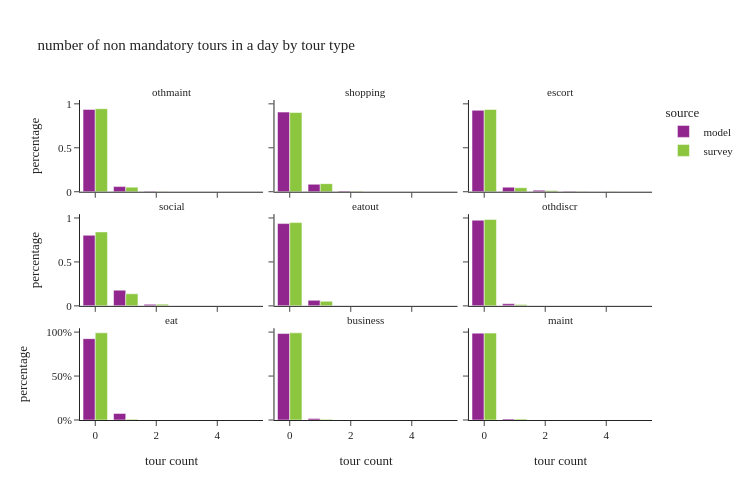

Notebook code for this chart:
### Code cell
def plot_num_nonmand_tourtype(data, title):
    df_plot = pd.DataFrame()

    for type in non_mandatory_types:
        # calculate sample size and percentages
        df = data.groupby(['source', type], observed=True).\
            agg(sample_size=('person_weight', 'size'),
                weighted_sum=('person_weight', 'sum')).reset_index().\
            rename(columns={type: 'tour count'})
        
        df['percentage'] = df.groupby('source', group_keys=False, observed=True)['weighted_sum']. \
            apply(lambda x: x / float(x.sum()))
        df['tour type'] = type

        df_plot = pd.concat([df_plot,df])
     
    fig = px.bar(df_plot, x='tour count', y='percentage', color="source",barmode="group",
                 hover_data=["sample_size"],
                 facet_col='tour type', facet_col_wrap=3, orientation='v',
                 title=title)
    fig.for_each_annotation(lambda a: a.update(text = a.text.split("=")[-1]))
    fig.update_layout(height=500, width=750)
    fig.update_layout(yaxis1=dict(tickformat=".0%"), yaxis2=dict(tickformat=".0%"))

    fig.show()

plot_num_nonmand_tourtype(per_data, "number of non mandatory tours in a day by tour type")

### Figure 1 — Plotly figure (JSON) as saved in the notebook; plotly's stock layout.template omitted (floating-point values rounded to 4 significant figures)
{"data": [{"alignmentgroup": "True", "customdata": [[4079824], [255142], [20087], [952], [4]], "hovertemplate": "source=model<br>tour type=othmaint<br>tour count=%{x}<br>percentage=%{y}<br>sample_size=%{customdata[0]}<extra></extra>", "legendgroup": "model", "marker": {"color": "#91268F", "pattern": {"shape": ""}}, "name": "model", "offsetgroup": "model", "orientation": "v", "showlegend": true, "textposition": "auto", "type": "bar", "x": [0.0, 1.0, 2.0, 3.0, 4.0], "xaxis": "x7", "y": [0.9366, 0.05857, 0.004611, 0.0002185, 9.183e-07], "yaxis": "y7"}, {"alignmentgroup": "True", "customdata": [[3945532], [369705], [39293], [1477], [2]], "hovertemplate": "source=model<br>tour type=shopping<br>tour count=%{x}<br>percentage=%{y}<br>sample_size=%{customdata[0]}<extra></extra>", "legendgroup": "model", "marker": {"color": "#91268F", "pattern": {"shape": ""}}, "name": "model", "offsetgroup": "model", "orientation": "v", "showlegend": false, "textposition": "auto", "type": "bar", "x": [0.0, 1.0, 2.0, 3.0, 4.0], "xaxis": "x8", "y": [0.9058, 0.08487, 0.00902, 0.0003391, 4.591e-07], "yaxis": "y8"}, {"alignmentgroup": "True", "customdata": [[4034669], [227124], [75409], [18807]], "hovertemplate": "source=model<br>tour type=escort<br>tour count=%{x}<br>percentage=%{y}<br>sample_size=%{customdata[0]}<extra></extra>", "legendgroup": "model", "marker": {"color": "#91268F", "pattern": {"shape": ""}}, "name": "model", "offsetgroup": "model", "orientation": "v", "showlegend": false, "textposition": "auto", "type": "bar", "x": [0.0, 1.0, 2.0, 3.0], "xaxis": "x9", "y": [0.9262, 0.05214, 0.01731, 0.004317], "yaxis": "y9"}, {"alignmentgroup": "True", "customdata": [[3499346], [779158], [74703], [2798], [4]], "hovertemplate": "source=model<br>tour type=social<br>tour count=%{x}<br>percentage=%{y}<br>sample_size=%{customdata[0]}<extra></extra>", "legendgroup": "model", "marker": {"color": "#91268F", "pattern": {"shape": ""}}, "name": "model", "offsetgroup": "model", "orientation": "v", "showlegend": false, "textposition": "auto", "type": "bar", "x": [0.0, 1.0, 2.0, 3.0, 4.0], "xaxis": "x4", "y": [0.8033, 0.1789, 0.01715, 0.0006423, 9.183e-07], "yaxis": "y4"}, {"alignmentgroup": "True", "customdata": [[4078086], [274446], [3442], [35]], "hovertemplate": "source=model<br>tour type=eatout<br>tour count=%{x}<br>percentage=%{y}<br>sample_size=%{customdata[0]}<extra></extra>", "legendgroup": "model", "marker": {"color": "#91268F", "pattern": {"shape": ""}}, "name": "model", "offsetgroup": "model", "orientation": "v", "showlegend": false, "textposition": "auto", "type": "bar", "x": [0.0, 1.0, 2.0, 3.0], "xaxis": "x5", "y": [0.9362, 0.063, 0.0007902, 8.035e-06], "yaxis": "y5"}, {"alignmentgroup": "True", "customdata": [[4245157], [102275], [8249], [328]], "hovertemplate": "source=model<br>tour type=othdiscr<br>tour count=%{x}<br>percentage=%{y}<br>sample_size=%{customdata[0]}<extra></extra>", "legendgroup": "model", "marker": {"color": "#91268F", "pattern": {"shape": ""}}, "name": "model", "offsetgroup": "model", "orientation": "v", "showlegend": false, "textposition": "auto", "type": "bar", "x": [0.0, 1.0, 2.0, 3.0], "xaxis": "x6", "y": [0.9746, 0.02348, 0.001894, 7.53e-05], "yaxis": "y6"}, {"alignmentgroup": "True", "customdata": [[4031988], [323975], [46]], "hovertemplate": "source=model<br>tour type=eat<br>tour count=%{x}<br>percentage=%{y}<br>sample_size=%{customdata[0]}<extra></extra>", "legendgroup": "model", "marker": {"color": "#91268F", "pattern": {"shape": ""}}, "name": "model", "offsetgroup": "model", "orientation": "v", "showlegend": false, "textposition": "auto", "type": "bar", "x": [0.0, 1.0, 2.0], "xaxis": "x", "y": [0.9256, 0.07437, 1.056e-05], "yaxis": "y"}, {"alignmentgroup": "True", "customdata": [[4284971], [68860], [2175], [3]], "hovertemplate": "source=model<br>tour type=business<br>tour count=%{x}<br>percentage=%{y}<br>sample_size=%{customdata[0]}<extra></extra>", "legendgroup": "model", "marker": {"color": "#91268F", "pattern": {"shape": ""}}, "name": "model", "offsetgroup": "model", "orientation": "v", "showlegend": false, "textposition": "auto", "type": "bar", "x": [0.0, 1.0, 2.0, 3.0], "xaxis": "x2", "y": [0.9837, 0.01581, 0.0004993, 6.887e-07], "yaxis": "y2"}, {"alignmentgroup": "True", "customdata": [[4305042], [50963], [4]], "hovertemplate": "source=model<br>tour type=maint<br>tour count=%{x}<br>percentage=%{y}<br>sample_size=%{customdata[0]}<extra></extra>", "legendgroup": "model", "marker": {"color": "#91268F", "pattern": {"shape": ""}}, "name": "model", "offsetgroup": "model", "orientation": "v", "showlegend": false, "textposition": "auto", "type": "bar", "x": [0.0, 1.0, 2.0], "xaxis": "x3", "y": [0.9883, 0.0117, 9.183e-07], "yaxis": "y3"}, {"alignmentgroup": "True", "customdata": [[7075], [451], [34], [1]], "hovertemplate": "source=survey<br>tour type=othmaint<br>tour count=%{x}<br>percentage=%{y}<br>sample_size=%{customdata[0]}<extra></extra>", "legendgroup": "survey", "marker": {"color": "#8CC63E", "pattern": {"shape": ""}}, "name": "survey", "offsetgroup": "survey", "orientation": "v", "showlegend": true, "textposition": "auto", "type": "bar", "x": [0.0, 1.0, 2.0, 3.0], "xaxis": "x7", "y": [0.9446, 0.05224, 0.003081, 5.696e-05], "yaxis": "y7"}, {"alignmentgroup": "True", "customdata": [[6730], [772], [57], [2]], "hovertemplate": "source=survey<br>tour type=shopping<br>tour count=%{x}<br>percentage=%{y}<br>sample_size=%{customdata[0]}<extra></extra>", "legendgroup": "survey", "marker": {"color": "#8CC63E", "pattern": {"shape": ""}}, "name": "survey", "offsetgroup": "survey", "orientation": "v", "showlegend": false, "textposition": "auto", "type": "bar", "x": [0.0, 1.0, 2.0, 3.0], "xaxis": "x8", "y": [0.9011, 0.09216, 0.006693, 1.861e-05], "yaxis": "y8"}, {"alignmentgroup": "True", "customdata": [[7117], [319], [110], [9], [5], [1]], "hovertemplate": "source=survey<br>tour type=escort<br>tour count=%{x}<br>percentage=%{y}<br>sample_size=%{customdata[0]}<extra></extra>", "legendgroup": "survey", "marker": {"color": "#8CC63E", "pattern": {"shape": ""}}, "name": "survey", "offsetgroup": "survey", "orientation": "v", "showlegend": false, "textposition": "auto", "type": "bar", "x": [0.0, 1.0, 2.0, 3.0, 4.0, 5.0], "xaxis": "x9", "y": [0.9357, 0.0458, 0.01408, 0.001919, 0.002437, 1.839e-05], "yaxis": "y9"}, {"alignmentgroup": "True", "customdata": [[6165], [1187], [179], [21], [8], [1]], "hovertemplate": "source=survey<br>tour type=social<br>tour count=%{x}<br>percentage=%{y}<br>sample_size=%{customdata[0]}<extra></extra>", "legendgroup": "survey", "marker": {"color": "#8CC63E", "pattern": {"shape": ""}}, "name": "survey", "offsetgroup": "survey", "orientation": "v", "showlegend": false, "textposition": "auto", "type": "bar", "x": [0.0, 1.0, 2.0, 3.0, 4.0, 5.0], "xaxis": "x4", "y": [0.8414, 0.1368, 0.01946, 0.001502, 0.0009077, 6.5e-06], "yaxis": "y4"}, {"alignmentgroup": "True", "customdata": [[7147], [395], [19]], "hovertemplate": "source=survey<br>tour type=eatout<br>tour count=%{x}<br>percentage=%{y}<br>sample_size=%{customdata[0]}<extra></extra>", "legendgroup": "survey", "marker": {"color": "#8CC63E", "pattern": {"shape": ""}}, "name": "survey", "offsetgroup": "survey", "orientation": "v", "showlegend": false, "textposition": "auto", "type": "bar", "x": [0.0, 1.0, 2.0], "xaxis": "x5", "y": [0.9476, 0.05195, 0.000423], "yaxis": "y5"}, {"alignmentgroup": "True", "customdata": [[7451], [104], [5], [1]], "hovertemplate": "source=survey<br>tour type=othdiscr<br>tour count=%{x}<br>percentage=%{y}<br>sample_size=%{customdata[0]}<extra></extra>", "legendgroup": "survey", "marker": {"color": "#8CC63E", "pattern": {"shape": ""}}, "name": "survey", "offsetgroup": "survey", "orientation": "v", "showlegend": false, "textposition": "auto", "type": "bar", "x": [0.0, 1.0, 2.0, 3.0], "xaxis": "x6", "y": [0.9823, 0.0161, 0.001463, 0.0001581], "yaxis": "y6"}, {"alignmentgroup": "True", "customdata": [[7482], [77], [2]], "hovertemplate": "source=survey<br>tour type=eat<br>tour count=%{x}<br>percentage=%{y}<br>sample_size=%{customdata[0]}<extra></extra>", "legendgroup": "survey", "marker": {"color": "#8CC63E", "pattern": {"shape": ""}}, "name": "survey", "offsetgroup": "survey", "orientation": "v", "showlegend": false, "textposition": "auto", "type": "bar", "x": [0.0, 1.0, 2.0], "xaxis": "x", "y": [0.9914, 0.008194, 0.0003863], "yaxis": "y"}, {"alignmentgroup": "True", "customdata": [[7512], [45], [4]], "hovertemplate": "source=survey<br>tour type=business<br>tour count=%{x}<br>percentage=%{y}<br>sample_size=%{customdata[0]}<extra></extra>", "legendgroup": "survey", "marker": {"color": "#8CC63E", "pattern": {"shape": ""}}, "name": "survey", "offsetgroup": "survey", "orientation": "v", "showlegend": false, "textposition": "auto", "type": "bar", "x": [0.0, 1.0, 2.0], "xaxis": "x2", "y": [0.9915, 0.007301, 0.001165], "yaxis": "y2"}, {"alignmentgroup": "True", "customdata": [[7508], [49], [4]], "hovertemplate": "source=survey<br>tour type=maint<br>tour count=%{x}<br>percentage=%{y}<br>sample_size=%{customdata[0]}<extra></extra>", "legendgroup": "survey", "marker": {"color": "#8CC63E", "pattern": {"shape": ""}}, "name": "survey", "offsetgroup": "survey", "orientation": "v", "showlegend": false, "textposition": "auto", "type": "bar", "x": [0.0, 1.0, 2.0], "xaxis": "x3", "y": [0.9888, 0.01061, 0.0006301], "yaxis": "y3"}], "layout": {"annotations": [{"font": {}, "showarrow": false, "text": "eat", "x": 0.16, "xanchor": "center", "xref": "paper", "y": 0.2867, "yanchor": "bottom", "yref": "paper"}, {"font": {}, "showarrow": false, "text": "business", "x": 0.5, "xanchor": "center", "xref": "paper", "y": 0.2867, "yanchor": "bottom", "yref": "paper"}, {"font": {}, "showarrow": false, "text": "maint", "x": 0.84, "xanchor": "center", "xref": "paper", "y": 0.2867, "yanchor": "bottom", "yref": "paper"}, {"font": {}, "showarrow": false, "text": "social", "x": 0.16, "xanchor": "center", "xref": "paper", "y": 0.6433, "yanchor": "bottom", "yref": "paper"}, {"font": {}, "showarrow": false, "text": "eatout", "x": 0.5, "xanchor": "center", "xref": "paper", "y": 0.6433, "yanchor": "bottom", "yref": "paper"}, {"font": {}, "showarrow": false, "text": "othdiscr", "x": 0.84, "xanchor": "center", "xref": "paper", "y": 0.6433, "yanchor": "bottom", "yref": "paper"}, {"font": {}, "showarrow": false, "text": "othmaint", "x": 0.16, "xanchor": "center", "xref": "paper", "y": 1.0, "yanchor": "bottom", "yref": "paper"}, {"font": {}, "showarrow": false, "text": "shopping", "x": 0.5, "xanchor": "center", "xref": "paper", "y": 1.0, "yanchor": "bottom", "yref": "paper"}, {"font": {}, "showarrow": false, "text": "escort", "x": 0.84, "xanchor": "center", "xref": "paper", "y": 1.0, "yanchor": "bottom", "yref": "paper"}], "barmode": "group", "height": 500, "legend": {"title": {"text": "source"}, "tracegroupgap": 0}, "title": {"text": "number of non mandatory tours in a day by tour type"}, "width": 750, "xaxis": {"anchor": "y", "domain": [0.0, 0.32], "title": {"text": "tour count"}}, "xaxis2": {"anchor": "y2", "domain": [0.34, 0.66], "matches": "x", "title": {"text": "tour count"}}, "xaxis3": {"anchor": "y3", "domain": [0.68, 1.0], "matches": "x", "title": {"text": "tour count"}}, "xaxis4": {"anchor": "y4", "domain": [0.0, 0.32], "matches": "x", "showticklabels": false}, "xaxis5": {"anchor": "y5", "domain": [0.34, 0.66], "matches": "x", "showticklabels": false}, "xaxis6": {"anchor": "y6", "domain": [0.68, 1.0], "matches": "x", "showticklabels": false}, "xaxis7": {"anchor": "y7", "domain": [0.0, 0.32], "matches": "x", "showticklabels": false}, "xaxis8": {"anchor": "y8", "domain": [0.34, 0.66], "matches": "x", "showticklabels": false}, "xaxis9": {"anchor": "y9", "domain": [0.68, 1.0], "matches": "x", "showticklabels": false}, "yaxis": {"anchor": "x", "domain": [0.0, 0.2867], "tickformat": ".0%", "title": {"text": "percentage"}}, "yaxis2": {"anchor": "x2", "domain": [0.0, 0.2867], "matches": "y", "showticklabels": false, "tickformat": ".0%"}, "yaxis3": {"anchor": "x3", "domain": [0.0, 0.2867], "matches": "y", "showticklabels": false}, "yaxis4": {"anchor": "x4", "domain": [0.3567, 0.6433], "matches": "y", "title": {"text": "percentage"}}, "yaxis5": {"anchor": "x5", "domain": [0.3567, 0.6433], "matches": "y", "showticklabels": false}, "yaxis6": {"anchor": "x6", "domain": [0.3567, 0.6433], "matches": "y", "showticklabels": false}, "yaxis7": {"anchor": "x7", "domain": [0.7133, 1.0], "matches": "y", "title": {"text": "percentage"}}, "yaxis8": {"anchor": "x8", "domain": [0.7133, 1.0], "matches": "y", "showticklabels": false}, "yaxis9": {"anchor": "x9", "domain": [0.7133, 1.0], "matches": "y", "showticklabels": false}}}
